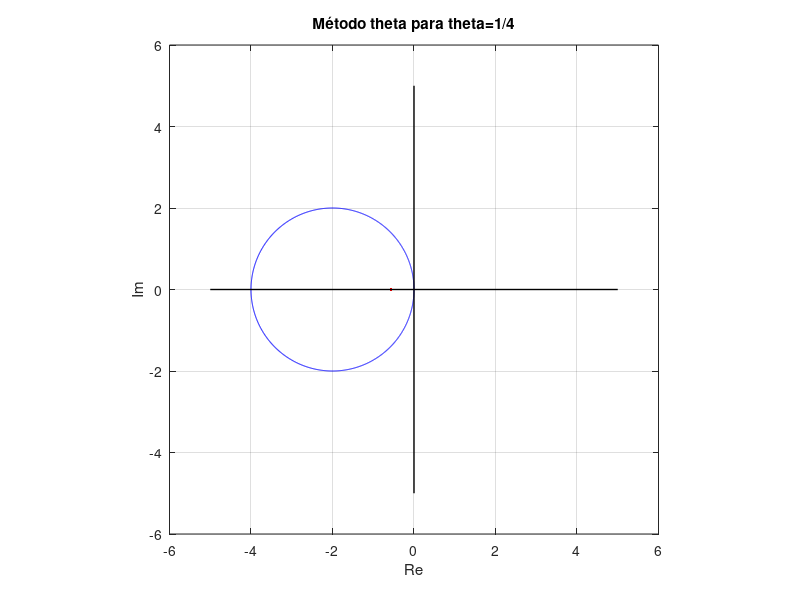

This chart was generated by the following MATLAB code:
%Tarea 8

theta=1/4; %Se define el valor de theta, intercambiandolo por 0,1/4,1/2,3/4,1,10,100
frontera=[]; %Se define la frontera de la región A-estable, tomando la expresión (1.6)
for a=0:pi/1000:2*pi % Se define alpha en [0,2pi]
    z=(cos(a)+1i*sin(a)-1)/(1-(theta)*(1-cos(a)-1i*sin(a)));
    frontera=[frontera z];
end

aestable=[]; %Se defina la región A-estable, tomando la expresión (1.5)
for a=0:pi/1000:2*pi
    a_z=(-(1/2))/(1-(1/2)*(theta));
    aestable=[aestable a_z];
end

plot(real(frontera), imag(frontera), 'b', real(aestable), imag(aestable), 'r.');
zoom on; grid on; hold on;
plot( [-5 5],[0 0 ], '-k', 'LineWidth', 1  );
plot( [0 0],[-5 5 ], '-k', 'LineWidth', 1  );
axis square; 
xlabel('Re'); ylabel('Im'); title('Método theta para theta=1/4')
